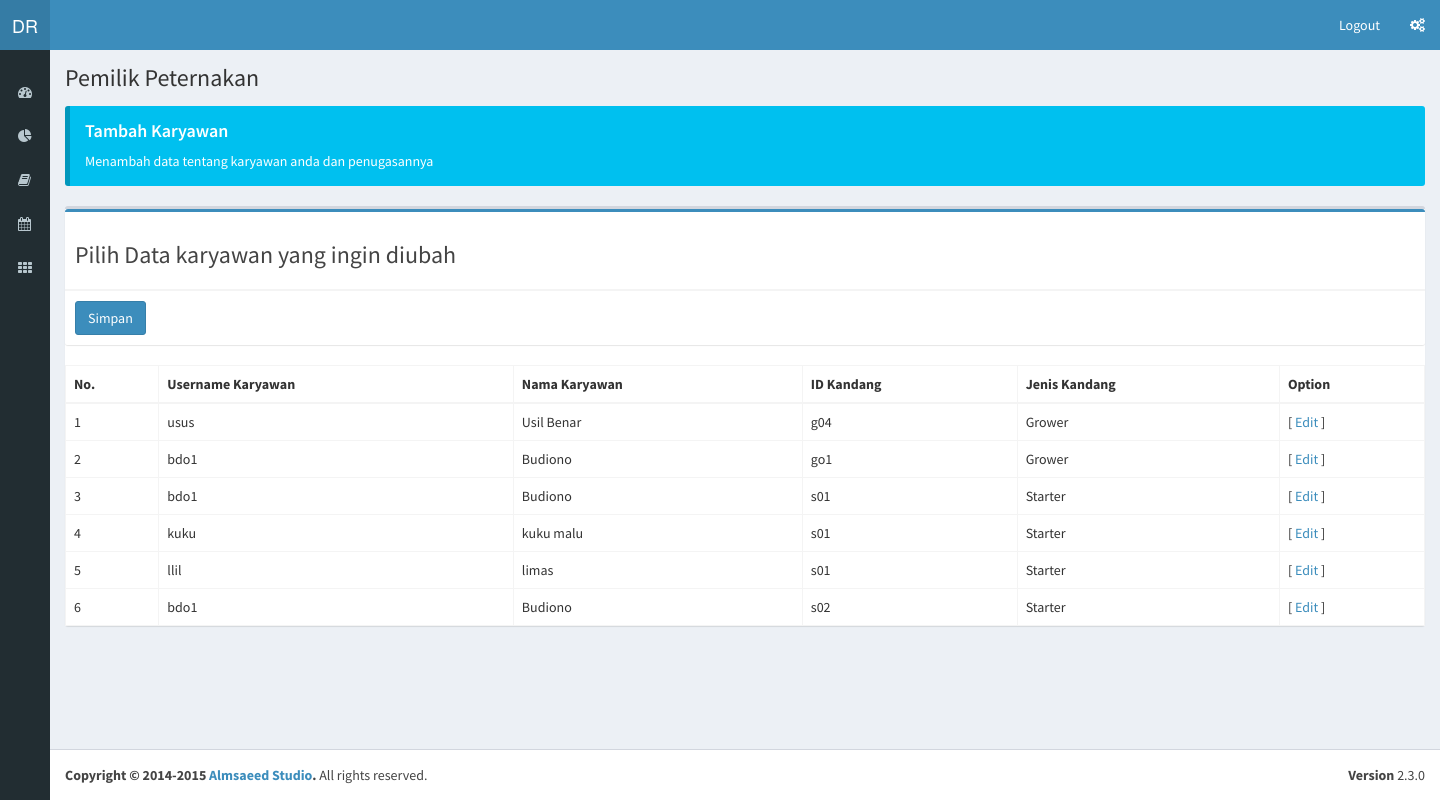
The app's page /index.php?editKar (signed in) with its own data.
### tables this page shows
CREATE TABLE IF NOT EXISTS `tb_karyawan` (
  `id_karyawan` varchar(20) NOT NULL,
  `nama_karyawan` varchar(25) NOT NULL,
  `no_telp` varchar(15) NOT NULL,
  `pass` varchar(20) NOT NULL,
  `status` int(1) NOT NULL,
  `id_peternakan` varchar(4) NOT NULL,
  PRIMARY KEY (`id_karyawan`),
  KEY `id_peternakan` (`id_peternakan`)
);

CREATE TABLE IF NOT EXISTS `tb_pembagian` (
  `id_pembagian` int(4) NOT NULL AUTO_INCREMENT,
  `id_kandang` varchar(7) NOT NULL,
  `id_karyawan` varchar(20) NOT NULL,
  PRIMARY KEY (`id_pembagian`),
  KEY `id_kandang` (`id_kandang`,`id_karyawan`),
  KEY `id_karyawan` (`id_karyawan`)
);

CREATE TABLE IF NOT EXISTS `tb_kandang` (
  `id_kandang` varchar(7) NOT NULL,
  `id_peternakan` varchar(10) NOT NULL,
  `id_jenis_kandang` varchar(1) NOT NULL,
  `isi_kandang` int(3) NOT NULL,
  PRIMARY KEY (`id_kandang`),
  KEY `id_peternakan` (`id_peternakan`),
  KEY `id_jenis_kandang` (`id_jenis_kandang`)
);

CREATE TABLE IF NOT EXISTS `tb_jenis_kandang` (
  `id_jenis_kandang` varchar(1) NOT NULL,
  `nama_jenis_kandang` varchar(10) NOT NULL,
  PRIMARY KEY (`id_jenis_kandang`)
);

### controller/controller.php (called while the page is built, shortened)
<?php
	include "model/model.php";
	class controller{
		public $model;
		function __construct(){
			$this->model = new model();
		}
 function viewKar(){
			  $tugas = $this->model->getPenugasan();
				include "view/editkar.php";
 }
	}
?>

### model/model.php (called while the page is built, shortened)
<?php
	class model{
function getPenugasan(){
	$data= null;
		$id=$_SESSION['idpt'];
	$sql2=mysql_query("select * from tb_karyawan kr join tb_pembagian pg on pg.id_karyawan=kr.id_karyawan
join  tb_kandang kd on kd.id_kandang=pg.id_kandang join tb_jenis_kandang jk on jk.id_jenis_kandang= kd.id_jenis_kandang
join tb_peternakan pk on pk.id_peternakan=kd.id_peternakan where pk.id_peternakan = '$id'");
		$indeks=0;
while($rdata=mysql_fetch_array($sql2)){
      $data [$indeks]["id_pembagian"]=$rdata["id_pembagian"];
        $data [$indeks]["id_karyawan"]=$rdata["id_karyawan"];
        $data[$indeks]["nama_karyawan"]=$rdata["nama_karyawan"];
        $data[$indeks] ["id_kandang"]=$rdata["id_kandang"];
        $data[$indeks]["nama_jenis_kandang"]=$rdata["nama_jenis_kandang"];
$indeks=$indeks+1;
}
return$data;
}
	}
	?>

### view/editkar.php (the view, shortened to what this page needs)
<!DOCTYPE html>
<html>
  <head>
    <link rel="stylesheet" href="aset/bootstrap/css/bootstrap.min.css">
    <link rel="stylesheet" href="https://maxcdn.bootstrapcdn.com/font-awesome/4.4.0/css/font-awesome.min.css">
    <link rel="stylesheet" href="https://code.ionicframework.com/ionicons/2.0.1/css/ionicons.min.css">
    <link rel="stylesheet" href="aset/plugins/jvectormap/jquery-jvectormap-1.2.2.css">
    <link rel="stylesheet" href="aset/dist/css/AdminLTE.min.css">
    <link rel="stylesheet" href="aset/dist/css/skins/_all-skins.min.css">
  </head>
  <body class="hold-transition skin-blue sidebar-collapse sidebar-mini">
    <div class="wrapper">
 <header class="main-header">
        <a href="homeadm.php" class="logo">
          <span class="logo-mini">DR ISIS</span>
        </a>
        <nav class="navbar navbar-static-top" role="navigation">
          <div class="navbar-custom-menu">
            <ul class="nav navbar-nav">
              <li class="dropdown user user-menu">
              <a href="index.php?logout" class="dropdown-toggle" data-toggle="dropdown">
                  <span class="hidden-xs">Logout</span>
                </a>
              </li>
              <li>
                <a href="#" data-toggle="control-sidebar"><i class="fa fa-gears"></i></a>
              </li>
            </ul>
          </div>
        </nav>
      </header>
      <aside class="main-sidebar">
        <section class="sidebar">
          <div class="user-panel">
          </div>
          <ul class="sidebar-menu">
            <li class="treeview">
              <a href="#">
                <i class="fa fa-dashboard"></i> <span>Peternakan</span> <i class="fa fa-angle-left pull-right"></i>
              </a>
            </li>
            <li class="treeview">
              <a href="index.php?Apakan">
                <i class="fa fa-pie-chart"></i>
              </a>
            </li>
            <li class="treeview">
              <a href="#">
                <i class="fa fa-book"></i> <span>Karyawan</span>
              </a>
            </li>
            <li class="treeview">
              <a href="#">
                <i class="fa fa-calendar"></i> <span>Jadwal</span>
              </a>
            </li>
            <li>
              <a href="index.php?kandang">
                <i class="fa fa-th"></i> <span>Kandang</span>
              </a>
            </li>
          </ul>
        </section>
      </aside>
      <div class="content-wrapper">
        <section class="content-header">
          <h1>
            Pemilik Peternakan
          </h1>
        </section>
        <section class="content">
          <div class="callout callout-info">
            <h4>Tambah Karyawan</h4>
            <p>Menambah data tentang karyawan anda dan penugasannya</p>
          </div>
         <div class="box">
                <div class="box-body no-padding">
              <div class="box box-primary">
                <div class="box-header with-border">
                <?php  if ($data!=null) {
foreach ( $data as $var ) {
                  ?>
                  <h3 class="box-title">Form Karyawan</h3>
                </div>
                <form role="form" method="post" action="index.php?updateKar">
                  <div class="box-body">
                    <div class="form-group">
                      <label for="exampleInputEmail1">User Name Karyawan</label>
                      <input type="disabled" class="form-control" value="<?php echo $_SESSION["idkr"];?>" placeholder="username" name="usr" disabled>
                    </div>
                    <div class="form-group">
                      <label for="exampleInputEmail1">Nama Karyawan</label>
                      <input type="text" class="form-control" value="<?php echo $var["nama_karyawan"];?>" placeholder="nama" name="nm">
                    </div>
                    <div class="form-group">
                      <label for="exampleInputEmail1">Nomor Telpon Karyawan</label>
                      <input type="number" class="form-control" value="<?php echo $var["no_telp"];?>" placeholder="telp" name="tlp">
                    </div>
                             <div class="form-group">
                      <label>ID_kandang</label>
                      <select name="kandang" class="form-control">
                        <?php
include "model/koneksi.php";
$data=mysql_query("select * from tb_kandang kd
join tb_jenis_kandang sr on sr.id_jenis_kandang=kd.id_jenis_kandang  where   id_peternakan = '".$_SESSION['idpt']."'");
while($rdata=mysql_fetch_array($data)){
?>
    <option value="<?php echo $rdata["id_kandang"];      ?>"
    <?php if($rdata["id_kandang"]==$var["id_kandang"])  {  ?> selected <?php }?>  ><?php echo $rdata["id_kandang"];?>&nbsp;</option>
 <?php } ?>
                      </select>
                    </div>
                    <div class="form-group">
                      <label for="exampleInputPassword1">Password</label>
                      <input type="password" class="form-control" value="<?php echo $var["pass"];?>" placeholder="Password" name="passkar">
                    </div>
                    <div class="form-group">
                    </div>
                    <div class="checkbox">
                    </div>
                    <?php  }
                    } else {?> <h3>Pilih Data karyawan yang ingin diubah</h3> <?php  }?>
                  </div>
                  <div class="box-footer">
                    <button type="submit" class="btn btn-primary" name="create">Simpan</button>
                  </div>
              </div>
    <table id="example2" class="table table-bordered table-hover">
                    <thead>
                      <tr>
                        <th>No.</th>
                        <th>Username Karyawan</th>
                        <th>Nama Karyawan</th>
                        <th>ID Kandang</th>
                        <th>Jenis Kandang</th>
                        <th>Option</th>
                      </tr>
                    </thead>
                    <tbody> <?php
                                $indeks=1;
                                if($tugas!=null)
{
foreach ( $tugas as $var ) {
?><tr>
    <td><?php echo $indeks;?>&nbsp;</td>
    <td><?php echo $var["id_karyawan"];?>&nbsp;</td>
    <td><?php echo $var["nama_karyawan"];?>&nbsp;</td>
    <td><?php echo $var["id_kandang"];?>&nbsp;</td>
    <td><?php echo $var["nama_jenis_kandang"];?>&nbsp;</td>
  <td>    [ <a href="index.php?editKar&idkar=<?php echo $var["id_karyawan"];?>">Edit</a> ] </td>
  </tr>
 <?php
$indeks=$indeks+1;
}
 } else { ?> <h3>Maaf Data penugasan karyawan masih kosong</h3>
 <?php  }?>
                    </tbody>
                  </table>
                </div>
              </div>
            </section>
      </div>
      <footer class="main-footer">
        <div class="pull-right hidden-xs">
          <b>Version</b> 2.3.0
        </div>
        <strong>Copyright &copy; 2014-2015 <a href="http://almsaeedstudio.com">Almsaeed Studio</a>.</strong> All rights reserved.
      </footer>
    </div>
  </body>
</html>

### records on screen
tb_karyawan: tb_pembagian.id_karyawan "usus", nama_karyawan "Usil Benar", tb_kandang.id_kandang "g04", tb_jenis_kandang.nama_jenis_kandang "Grower"
tb_karyawan: tb_pembagian.id_karyawan "bdo1", nama_karyawan "Budiono", tb_kandang.id_kandang "go1", tb_jenis_kandang.nama_jenis_kandang "Grower", tb_kandang.id_kandang "s01", tb_jenis_kandang.nama_jenis_kandang "Starter", tb_kandang.id_kandang "s02"
tb_karyawan: tb_pembagian.id_karyawan "kuku", nama_karyawan "kuku malu", tb_kandang.id_kandang "s01", tb_jenis_kandang.nama_jenis_kandang "Starter"
tb_karyawan: tb_pembagian.id_karyawan "llil", nama_karyawan "limas", tb_kandang.id_kandang "s01", tb_jenis_kandang.nama_jenis_kandang "Starter"
